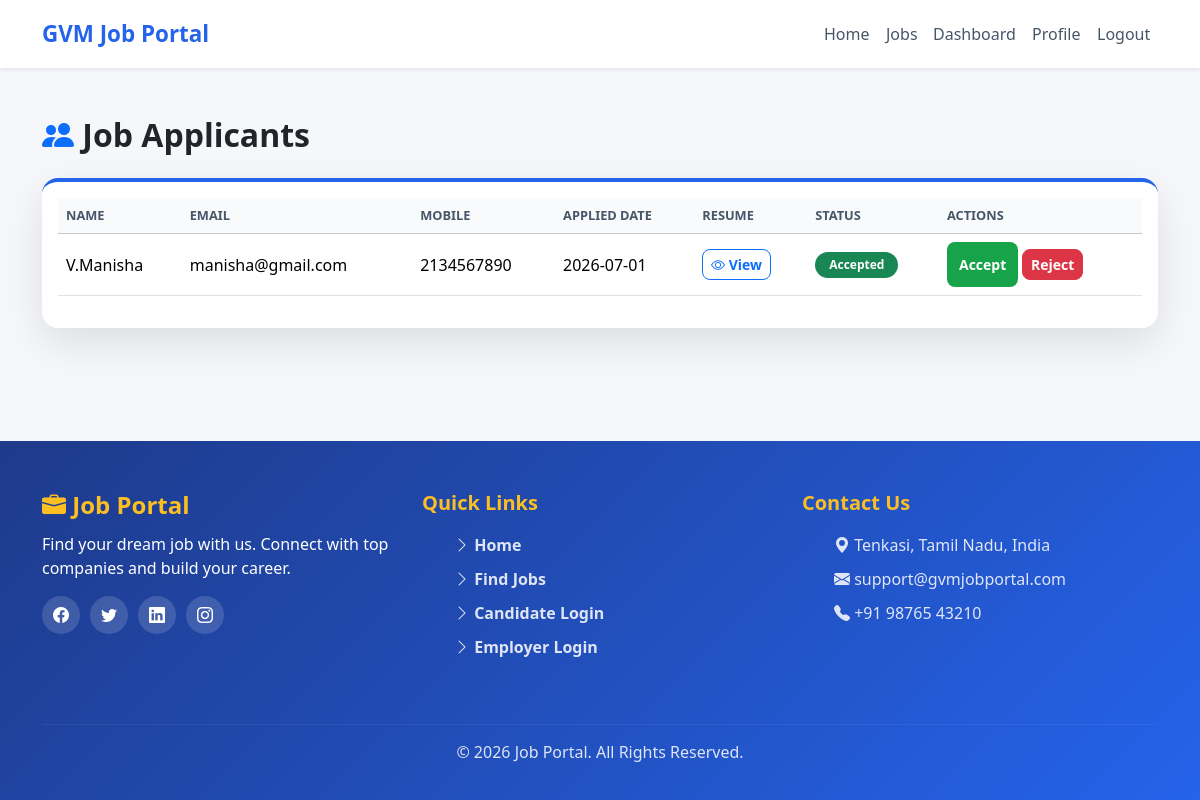
The app's page /applicants/8 (signed in) with its own data.
### tables this page shows
CREATE TABLE applications(
    application_id INTEGER PRIMARY KEY AUTOINCREMENT,
    user_id INTEGER NOT NULL,
    job_id INTEGER NOT NULL,
    resume_file TEXT,
    applied_date TIMESTAMP DEFAULT CURRENT_TIMESTAMP,
    status TEXT DEFAULT 'Pending',

    FOREIGN KEY(user_id) REFERENCES users(user_id),
    FOREIGN KEY(job_id) REFERENCES jobs(job_id),

    UNIQUE(user_id, job_id)   -- ✅ Prevent duplicates at DB level
);

CREATE TABLE users(
    user_id INTEGER PRIMARY KEY AUTOINCREMENT,
    name TEXT NOT NULL,
    email TEXT UNIQUE NOT NULL,
    mobile TEXT NOT NULL,
    password TEXT NOT NULL,
    role TEXT NOT NULL,

    work_status TEXT,
    company_name TEXT,
    company_type TEXT,

    skills TEXT,
    experience TEXT,
    profile_image TEXT
, resume_file TEXT, about_company TEXT);

### app.py (the view)
@app.route("/applicants/<int:job_id>")
def applicants(job_id):
    if "user_id" not in session:
        return redirect("/employer_login")
    if session["role"] != "Employer":
        return redirect("/")
    applications = get_job_applications(job_id)
    return render_template(
        "applicants.html",
        applications=applications
    )

### database/application_db.py (called while the page is built)
def connect_db():
    conn = sqlite3.connect("database/database.db")
    conn.row_factory = sqlite3.Row
    return conn

def get_job_applications(job_id):
    conn = connect_db()
    cursor = conn.cursor()
    cursor.execute("""
        SELECT applications.*,
               users.name,
               users.email,
               users.mobile

        FROM applications

        JOIN users
        ON applications.user_id = users.user_id

        WHERE applications.job_id = ?

        ORDER BY application_id DESC
    """, (job_id,))
    applications = cursor.fetchall()
    conn.close()
    return applications

### templates/applicants.html
{% extends "base.html" %}
{% block content %}
<div class="container py-5">
    <h2 class="fw-bold mb-4">
        <i class="bi bi-people-fill text-primary"></i>
        Job Applicants
    </h2>
    {% if applications %}
        <div class="card shadow border-0 rounded-4">
            <div class="card-body">
                <div class="table-responsive">
                    <table class="table align-middle">
                        <thead class="table-light">
                            <tr>
                                <th>Name</th>
                                <th>Email</th>
                                <th>Mobile</th>
                                <th>Applied Date</th>
                                <th>Resume</th>
                                <th>Status</th>
                                <th>Actions</th>
                            </tr>
                        </thead>
                        <tbody>
                            {% for app in applications %}
                                <tr>
                                    <td>{{ app.name }}</td>
                                    <td>{{ app.email }}</td>
                                    <td>{{ app.mobile }}</td>
                                    <td>{{ app.applied_date }}</td>
                                    <td>
                                        <a href="/view_resume_page/{{ app.resume_file }}"  class="btn btn-sm btn-outline-primary">
                                            <i class="bi bi-eye"></i> View
                                        </a>
                                    </td>
                                    <td>
                                        {% if app.status == "Pending" %}
                                            <span class="badge bg-warning text-dark">Pending</span>
                                        {% elif app.status == "Accepted" %}
                                            <span class="badge bg-success">Accepted</span>
                                        {% else %}
                                            <span class="badge bg-danger">Rejected</span>
                                        {% endif %}
                                    </td>
                                    <td>
                                        <a href="/update_status/{{ app.application_id }}/Accepted" class="btn btn-sm btn-success">Accept</a>
                                        <a href="/update_status/{{ app.application_id }}/Rejected" class="btn btn-sm btn-danger">Reject</a>
                                    </td>
                                </tr>
                            {% endfor %}
                        </tbody>
                    </table>
                </div>
            </div>
        </div>
    {% else %}
        <div class="text-center py-5">
            <i class="bi bi-inbox fs-1 text-muted"></i>
            <h4 class="text-muted mt-3">No Applicants Yet</h4>
        </div>
    {% endif %}
</div>
{% endblock %}

### static/css/style.css (style rules this page uses)
* { margin: 0; padding: 0; box-sizing: border-box; }
body { font-family: 'Segoe UI', Tahoma, Geneva, Verdana, sans-serif; background: #f5f7fa; min-height: 100vh; display: flex; flex-direction: column; -webkit-font-smoothing: antialiased; text-rendering: optimizeLegibility; }
.card, .btn, .nav-link, i, .social-icons a { will-change: transform, box-shadow; transform: translateZ(0); transition: all 0.2s ease-in-out !important; }
.btn { font-weight: 600; border-radius: 8px; }
.card { border-radius: 12px; border: none; }

### static/css/login.css (style rules this page uses)
.card.rounded-4 { box-shadow: 0 15px 40px rgba(0,0,0,0.1) !important; border-top: 4px solid #2563eb !important; }
.btn-success { background: #16a34a; border: none; padding: 12px; }
a { color: #2563eb; font-weight: 600; text-decoration: none; }

### static/css/dashboard.css (style rules this page uses)
.badge { padding: 7px 14px; border-radius: 20px; font-weight: 600; }
.table thead th { background: #f8fafc; color: #475569; text-transform: uppercase; font-size: 0.8rem; }

### records on screen
applications: name "V.Manisha", email "manisha@gmail.com", mobile "2134567890", applied_date "2026-07-01", status "Accepted"
